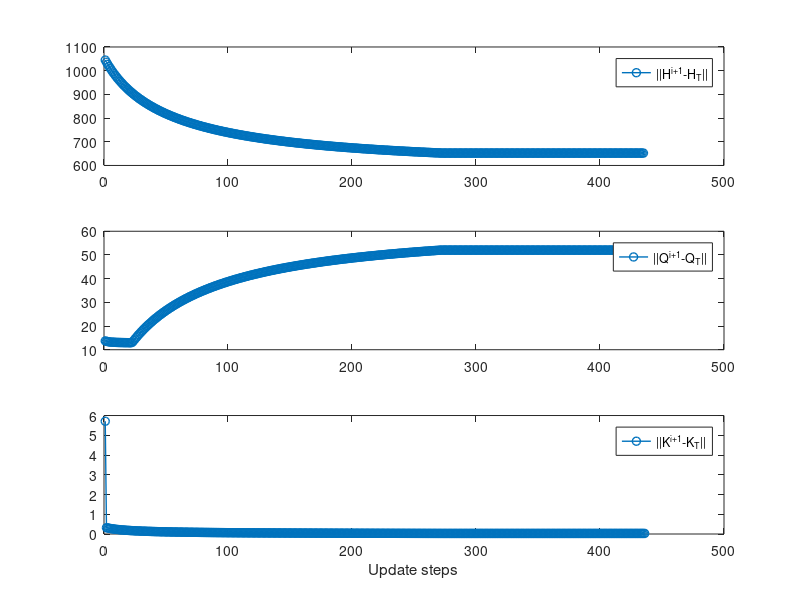
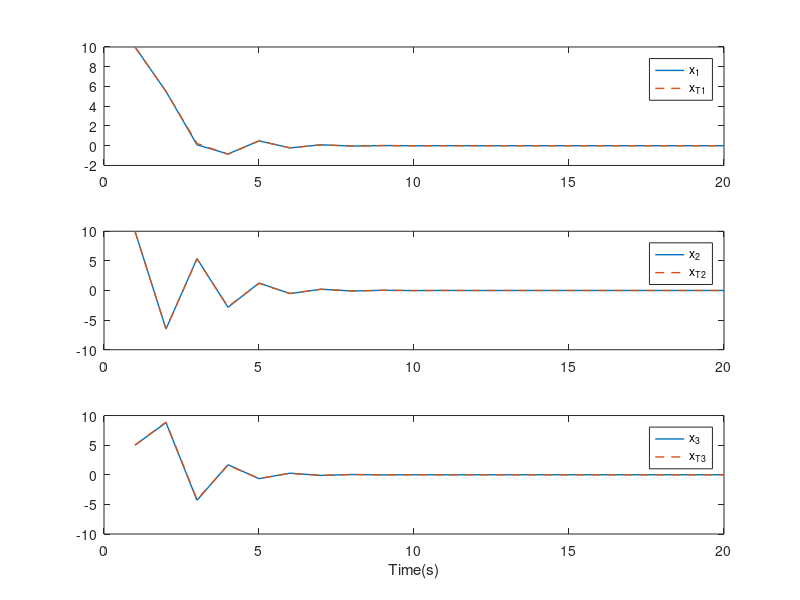
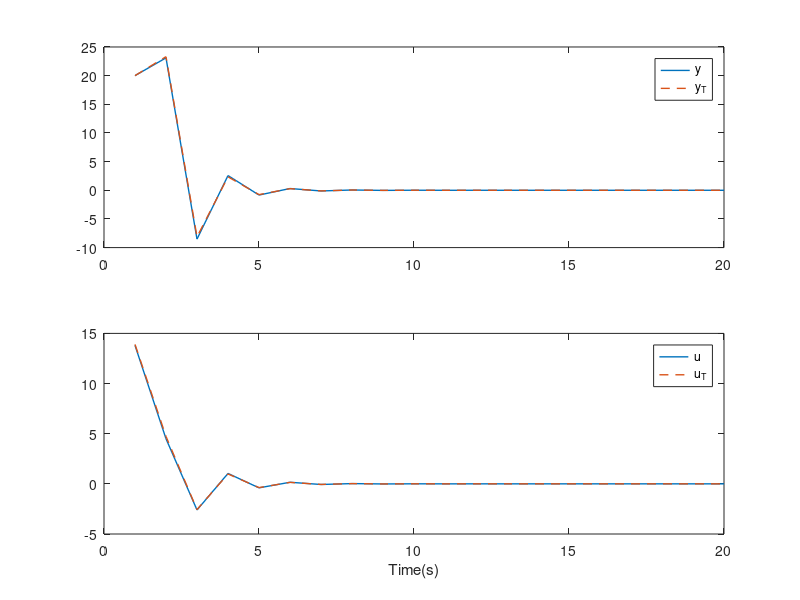

Source code (MATLAB) for these figures, in order:
close all;
clc;
clear all;
warning off;

% Inverse RL simulation for DT systems--Wenqian Xue
% data based Agorithm 2
% Demo version



step=1800;

%system dynamics
A=[-1       0.9      1.3
    0.8     -1.1     -0.7
    0       0        -1];
B=[0 0 1]';
C=[1,0,2];

%expert's settings
Rd=2;
Qd=[15,0,0;0,10,0;0,0,10];
[Pd,M,N]=dare(A,B,Qd,Rd);
Kd=(Rd+B'*Pd*B)\(B'*Pd*A);
Hd=[Qd+A'*Pd*A, A'*Pd*B
    B'*Pd*A, Rd+B'*Pd*B];


%expert's data
xd=[10;10;5];
ud=0;
for i=1:step+1  
    ed(i)=0.5*(rand(1));%probing noise
    ud(:,i)=-Kd*xd(:,i)+ed(i);
    xd(:,i+1)=A*xd(:,i)+B*ud(:,i); 
end

%intialization for Algorithm 2
R=1;
Qs=[1,0,0;0,1,0;0,0,1];
P=[5.9722   -1.6774   -9.8598
   -1.6774    10.0167    5.1472
   -9.8598    5.1472    7.8514];
K=(R+B'*P*B)\(B'*P*A);
K=3*[2,-1,-1.8];
Q=Qs;
vQ=[Q(1,1) Q(1,2) Q(1,3) Q(2,2) Q(2,3) Q(3,3)]';
H=zeros(4,4);
x=[10;10;5];

alpha=1;
stopi=0;
stopj=0;
stopl=0;

dQd=[];
dKd=norm(K-Kd);
dHd=[];
dQ=[];
dK=2;
dH=[];

j=1;

dxdud=[];

%learning process
for i=1:step
    

    Qlast=Q(:,:,end);
    Hlast=H(:,:,end);     
    Klast=K(end,:);
    
         
    %collect data
    if(stopi==0)
        
    for s=1:step
        
    zds=[xd(:,s);ud(s)];
    zds1=[xd(:,s+1);ud(:,s+1)-ed(s+1)];
    dxdud(:,s)=[zds(1)^2,2*zds(1)*zds(2),2*zds(1)*zds(3),2*zds(1)*zds(4),...
                zds(2)^2,2*zds(2)*zds(3),2*zds(2)*zds(4),...
                zds(3)^2,2*zds(3)*zds(4),...
                zds(4)^2]'...
               -[zds1(1)^2,2*zds1(1)*zds1(2),2*zds1(1)*zds1(3),2*zds1(1)*zds1(4),...
                 zds1(2)^2,2*zds1(2)*zds1(3),2*zds1(2)*zds1(4),...
                 zds1(3)^2,2*zds1(3)*zds1(4),...
                 zds1(4)^2]';
%             dxdud(:,s) = [zds(1)^2; 2*zds(1)*zds(2:4);...
%               zds(2)^2; 2*zds(2)*zds(3:4);...
%               zds(3)^2; 2*zds(3)*zds(4);...
%                 zds(4)^2] ...
%             -[zds1(1)^2; 2*zds1(1)*zds1(2:4);...
%                zds1(2)^2; 2*zds1(2)*zds1(3:4);...
%                zds1(3)^2; 2*zds1(3)*zds1(4);...
%                  zds1(4)^2];
    rhoxx(:,s) =-(kron(xd(:,s+1),xd(:,s+1))-kron(xd(:,s),xd(:,s)));
    rhoxu(:,s) =-(kron(xd(:,s+1),ud(:,s+1)-ed(:,s+1))-kron(xd(:,s),ud(:,s)));
    rhoux(:,s) =-(kron(ud(:,s+1)-ed(:,s+1),xd(:,s+1))-kron(ud(:,s),xd(:,s)));
    rhouu(:,s) =-(kron(ud(:,s+1)-ed(:,s+1),ud(:,s+1)-ed(:,s+1))-kron(ud(:,s),ud(:,s)));
    rho(:,s)=[rhoxx(1,s);
             rhoxx(2,s)+rhoxx(4,s);
             rhoxx(3,s)+rhoxx(7,s);
             rhoxu(1,s)+rhoux(1,s);
             rhoxx(5,s);
             rhoxx(6,s)+rhoxx(8,s);
             rhoxu(2,s)+rhoux(2,s);
             rhoxx(9,s);
             rhoxu(3,s)+rhoux(3,s);
             rhouu(:,s)];
%     rr(:,s)=[rhoxx(:,s);rhoxu(:,s); rhoux(:,s);rhouu(:,s)];
    qrd(s)=xd(:,s)'*Q(:,:,j)*xd(:,s)+ud(s)'*R*ud(s);
          
    
%     a=rank(dxdud'*dxdud);
    a=rank(dxdud);
    
    if(a==10&&stopj==0)
        
%         vH=(dxdud*dxdud')\dxdud*qrd';
        vH=qrd/dxdud;
        H(:,:,j+1)=[vH(1),vH(2),vH(3),vH(4);
                  vH(2),vH(5),vH(6),vH(7);
                  vH(3),vH(6),vH(8),vH(9);
                  vH(4),vH(7),vH(9),vH(10)];
        dH=[dH,norm(H(:,:,j+1)-Hlast)];
        dHd=[dHd,norm(H(:,:,end)-Hd)];
        Hp(:,:,j+1)=H(:,:,j+1)-[Q(:,:,j),[0;0;0];
                            [0,0,0], R];
        K(j+1,:)=H(4,4,j+1)\H(4,1:3,j+1);
        dK=[dK,norm(K(j+1,:)-Klast)];
        dKd=[dKd,norm(K(end,:)-Kd)];        
          
        dxdud=[];
        qrd=[];
        stopi=1;
    end
    
    if(a==10&&stopj==1)
        H(:,:,j+1)=H(:,:,j);
        Hp(:,:,j+1)=Hp(:,:,j);
        K(j+1,:)=K(j,:);
        dK=[dK,norm(K(j+1,:)-Klast)];
        dH=[dH,norm(H(:,:,j+1)-Hlast)];
        dHd=[dHd,norm(H(:,:,end)-Hd)];
        dKd=[dKd,norm(K(end,:)-Kd)];
        stopi=1;
    end
    
    if(stopi==1)
        break;
    end
    
    end
    end
       
        
    if(stopl==1)
       x(:,i)=[10;10;5];
       w=i;
       stopl=0;
    else 
        w=1;
    end
    
    u(:,i)=-K(j+1,:)*x(:,i);
    x(:,i+1)=A*x(:,i)+B*u(:,i);
    y(i)=C*x(:,i);
    
    xx(:,i)=[x(1,i+1)^2, 2*x(1,i+1)*x(2,i+1), 2*x(1,i+1)*x(3,i+1), x(2,i+1)^2, 2*x(2,i+1)*x(3,i+1), x(3,i+1)^2]';
    qr(i)=(1-alpha)*x(:,i+1)'*Q(:,:,j)*x(:,i+1)+...
           alpha*(-(-K(j+1,:)*x(:,i+1))'*R*(-K(j+1,:)*x(:,i+1))+[x(:,i);-K(j+1,:)*x(:,i)]'*Hp(:,:,j+1)*[x(:,i);-K(j+1,:)*x(:,i)]-[x(:,i+1);-K(j+1,:)*x(:,i+1)]'*Hp(:,:,j+1)*[x(:,i+1);-K(j+1,:)*x(:,i+1)]);
    
%     b=rank(xx*xx')
    b=rank(xx);
    
    
    if(stopi==1&&b==6&&stopj==0)
        
%         vQ=(xx*xx')\xx*qr';
        vQ=qr/xx(:,w:i);
        Q(:,:,j+1)=[vQ(1),vQ(2),vQ(3);
                    vQ(2),vQ(4),vQ(5);
                    vQ(3),vQ(5),vQ(6)];
           

        %store learned results    
        dQ=[dQ,norm(Q(:,:,j+1)-Qlast)];
        dQd=[dQd,norm(Q(:,:,end)-Qd)];

        
        
        j=j+1;
        xx=[];
        qr=[];
        stopi=0;
        stopl=1;
        
        
    end
    
        if(stopi==1&&b==6&&stopj==1)
        
           Q(:,:,j+1)=Q(:,:,j);
           
        %store learned results   
        dQ=[dQ,norm(Q(:,:,j+1)-Qlast)];
        dQd=[dQd,norm(Q(:,:,end)-Qd)];

        j=j+1;
        stopi=0;
        stopl=1;
        end
    
        if(dK(end)<0.0001)
           stopj=1;
          
        end




end

%test trajectory under learned result
step=20;
cK=Klast;
xc=[10;10;5];
xd1=[10;10;5];
for i=1:step   
    uc(:,i)=-cK*xc(:,i);%learner
    xc(:,i+1)=A*xc(:,i)+B*uc(:,i);
    yc(i)=C*xc(:,i);
    ud1(:,i)=-Kd*xd1(:,i);%expert
    xd1(:,i+1)=A*xd1(:,i)+B*ud1(:,i);
    yd1(i)=C*xd1(:,i);
end


T=1;
t=1:step;

figure(1)
subplot(3,1,1)
plot(dHd,'-o','LineWidth',1);
legend('||H^{i+1}-H_T||');
hold on;
subplot(3,1,2)
plot(dQd,'-o','LineWidth',1);
legend('||Q^{i+1}-Q_T||');
hold on;
subplot(3,1,3)
plot(dKd,'-o','LineWidth',1);
legend('||K^{i+1}-K_T||');
xlabel('Update steps');

figure(2)
subplot(3,1,1)
plot(t,xc(1,t),'LineWidth',1);
hold on;
plot(t,xd1(1,t),'--','LineWidth',1);
legend('x_1','x_{T1}');
subplot(3,1,2)
plot(t,xc(2,t),'LineWidth',1);
hold on;
plot(t,xd1(2,t),'--','LineWidth',1);
legend('x_2','x_{T2}');
subplot(3,1,3)
plot(t,xc(3,t),'LineWidth',1);
hold on;
plot(t,xd1(3,t),'--','LineWidth',1);
legend('x_3','x_{T3}');
xlabel('Time(s)')

figure(3)
subplot(2,1,1)
plot(T*t,yc,'LineWidth',1);
hold on;
plot(T*t,yd1,'--','LineWidth',1);
legend('y','y_T');
subplot(2,1,2)
plot(T*t,uc,'LineWidth',1);
hold on;
plot(T*t,ud1,'--','LineWidth',1);
legend('u','u_T');
xlabel('Time(s)');




